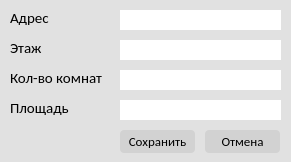
<?xml version="1.0" encoding="UTF-8"?>
<ui version="4.0">
 <class>AddFlat</class>
 <widget class="QDialog" name="AddFlat">
  <property name="geometry">
   <rect>
    <x>0</x>
    <y>0</y>
    <width>291</width>
    <height>162</height>
   </rect>
  </property>
  <property name="minimumSize">
   <size>
    <width>291</width>
    <height>162</height>
   </size>
  </property>
  <property name="maximumSize">
   <size>
    <width>291</width>
    <height>162</height>
   </size>
  </property>
  <property name="windowTitle">
   <string>Добавление квартиры</string>
  </property>
  <property name="windowIcon">
   <iconset resource="res.qrc">
    <normaloff>:/new/window_icons/icons/card.png</normaloff>:/new/window_icons/icons/card.png</iconset>
  </property>
  <property name="styleSheet">
   <string notr="true">QDialog{
background: rgb(225, 225, 225);
}

QPushButton{
background: rgb(210,210,210);
border: none;
border-radius: 4px;
font-family: Calibri;
font-size: 10pt;
}
QPushButton:hover{
background: rgb(195, 195, 195);
}

QLineEdit {
border: none;
}

QLabel{
font-size: 11pt;
font-family: Calibri;
}</string>
  </property>
  <widget class="QLineEdit" name="addres_line">
   <property name="geometry">
    <rect>
     <x>120</x>
     <y>10</y>
     <width>161</width>
     <height>20</height>
    </rect>
   </property>
   <property name="maxLength">
    <number>40</number>
   </property>
   <property name="alignment">
    <set>Qt::AlignRight|Qt::AlignTrailing|Qt::AlignVCenter</set>
   </property>
  </widget>
  <widget class="QLineEdit" name="block_line">
   <property name="geometry">
    <rect>
     <x>120</x>
     <y>40</y>
     <width>161</width>
     <height>20</height>
    </rect>
   </property>
   <property name="maxLength">
    <number>3</number>
   </property>
   <property name="alignment">
    <set>Qt::AlignRight|Qt::AlignTrailing|Qt::AlignVCenter</set>
   </property>
  </widget>
  <widget class="QLineEdit" name="rooms_line">
   <property name="geometry">
    <rect>
     <x>120</x>
     <y>70</y>
     <width>161</width>
     <height>20</height>
    </rect>
   </property>
   <property name="maxLength">
    <number>2</number>
   </property>
   <property name="alignment">
    <set>Qt::AlignRight|Qt::AlignTrailing|Qt::AlignVCenter</set>
   </property>
  </widget>
  <widget class="QLineEdit" name="area_line">
   <property name="geometry">
    <rect>
     <x>120</x>
     <y>100</y>
     <width>161</width>
     <height>20</height>
    </rect>
   </property>
   <property name="maxLength">
    <number>3</number>
   </property>
   <property name="alignment">
    <set>Qt::AlignRight|Qt::AlignTrailing|Qt::AlignVCenter</set>
   </property>
  </widget>
  <widget class="QLabel" name="label">
   <property name="geometry">
    <rect>
     <x>10</x>
     <y>10</y>
     <width>111</width>
     <height>16</height>
    </rect>
   </property>
   <property name="text">
    <string>Адрес</string>
   </property>
  </widget>
  <widget class="QLabel" name="label_2">
   <property name="geometry">
    <rect>
     <x>10</x>
     <y>40</y>
     <width>111</width>
     <height>16</height>
    </rect>
   </property>
   <property name="text">
    <string>Этаж</string>
   </property>
  </widget>
  <widget class="QLabel" name="label_3">
   <property name="geometry">
    <rect>
     <x>10</x>
     <y>70</y>
     <width>111</width>
     <height>16</height>
    </rect>
   </property>
   <property name="text">
    <string>Кол-во комнат</string>
   </property>
  </widget>
  <widget class="QLabel" name="label_4">
   <property name="geometry">
    <rect>
     <x>10</x>
     <y>100</y>
     <width>111</width>
     <height>16</height>
    </rect>
   </property>
   <property name="text">
    <string>Площадь</string>
   </property>
  </widget>
  <widget class="QPushButton" name="save_button">
   <property name="geometry">
    <rect>
     <x>120</x>
     <y>130</y>
     <width>75</width>
     <height>23</height>
    </rect>
   </property>
   <property name="text">
    <string>Сохранить</string>
   </property>
  </widget>
  <widget class="QPushButton" name="cancel_button">
   <property name="geometry">
    <rect>
     <x>205</x>
     <y>130</y>
     <width>75</width>
     <height>23</height>
    </rect>
   </property>
   <property name="text">
    <string>Отмена</string>
   </property>
  </widget>
 </widget>
 <resources>
  <include location="res.qrc"/>
 </resources>
 <connections/>
</ui>
